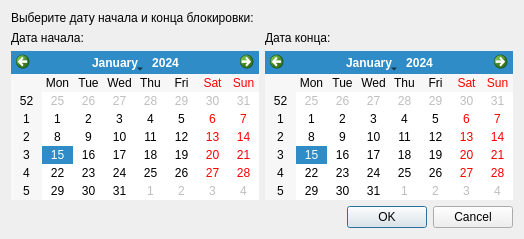
<?xml version="1.0" encoding="UTF-8"?>
<ui version="4.0">
 <class>CalendarDialog</class>
 <widget class="QDialog" name="CalendarDialog">
  <property name="windowTitle">
   <string>Выбор периода блокировки</string>
  </property>
  <layout class="QVBoxLayout" name="verticalLayout">
   <item>
    <widget class="QLabel" name="instructionLabel">
     <property name="text">
      <string>Выберите дату начала и конца блокировки:</string>
     </property>
    </widget>
   </item>
   <item>
    <layout class="QHBoxLayout" name="horizontalLayout">
     <item>
      <layout class="QVBoxLayout" name="startLayout">
       <item>
        <widget class="QLabel" name="startLabel">
         <property name="text">
          <string>Дата начала:</string>
         </property>
        </widget>
       </item>
       <item>
        <widget class="QCalendarWidget" name="startCalendar"/>
       </item>
      </layout>
     </item>
     <item>
      <layout class="QVBoxLayout" name="endLayout">
       <item>
        <widget class="QLabel" name="endLabel">
         <property name="text">
          <string>Дата конца:</string>
         </property>
        </widget>
       </item>
       <item>
        <widget class="QCalendarWidget" name="endCalendar"/>
       </item>
      </layout>
     </item>
    </layout>
   </item>
   <item>
    <widget class="QDialogButtonBox" name="buttonBox">
     <property name="standardButtons">
      <set>QDialogButtonBox::Cancel|QDialogButtonBox::Ok</set>
     </property>
    </widget>
   </item>
  </layout>
 </widget>
 <resources/>
 <connections/>
</ui>
